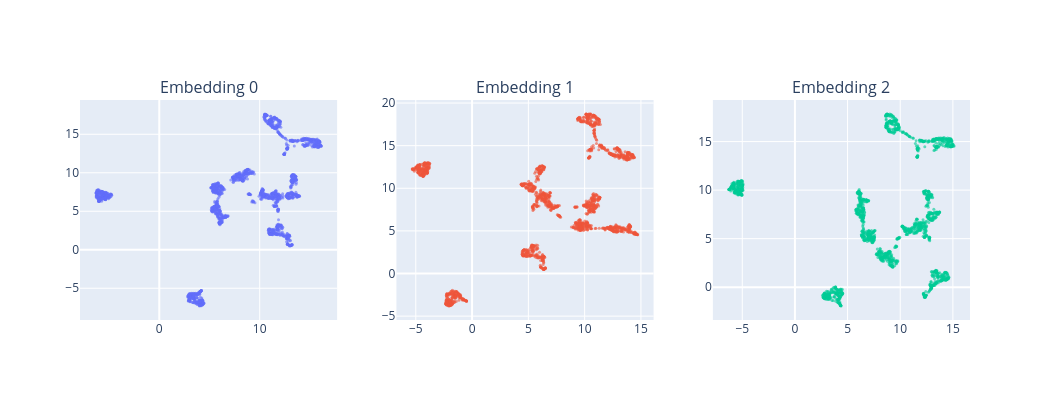

This figure's notebook cell:
### Code cell
print("=" * 50)
print("1. BASIC EMBEDDINGS")
print("=" * 50)
validator.draw_embeddings([0, 1, 2], hover_data={'true_label': y_true});

### Figure 1 — Plotly figure (JSON) as saved in the notebook; plotly's stock layout.template omitted (floating-point values rounded to 4 significant figures; data arrays with more than 128 entries replaced by an {"elided": "..."} marker saying what was removed)
{"data": [{"hovertemplate": "x: %{x:.2f}<br>y: %{y:.2f}<br>%{text}<extra></extra>", "marker": {"opacity": 0.6, "size": 3}, "mode": "markers", "text": {"elided": "1797 str values"}, "type": "scatter", "x": {"elided": "1797 float values"}, "xaxis": "x", "y": {"elided": "1797 float values"}, "yaxis": "y"}, {"hovertemplate": "x: %{x:.2f}<br>y: %{y:.2f}<br>%{text}<extra></extra>", "marker": {"opacity": 0.6, "size": 3}, "mode": "markers", "text": {"elided": "1797 str values"}, "type": "scatter", "x": {"elided": "1797 float values"}, "xaxis": "x2", "y": {"elided": "1797 float values"}, "yaxis": "y2"}, {"hovertemplate": "x: %{x:.2f}<br>y: %{y:.2f}<br>%{text}<extra></extra>", "marker": {"opacity": 0.6, "size": 3}, "mode": "markers", "text": {"elided": "1797 str values"}, "type": "scatter", "x": {"elided": "1797 float values"}, "xaxis": "x3", "y": {"elided": "1797 float values"}, "yaxis": "y3"}], "layout": {"annotations": [{"font": {"size": 16}, "showarrow": false, "text": "Embedding 0", "x": 0.1444, "xanchor": "center", "xref": "paper", "y": 1, "yanchor": "bottom", "yref": "paper"}, {"font": {"size": 16}, "showarrow": false, "text": "Embedding 1", "x": 0.5, "xanchor": "center", "xref": "paper", "y": 1, "yanchor": "bottom", "yref": "paper"}, {"font": {"size": 16}, "showarrow": false, "text": "Embedding 2", "x": 0.8556, "xanchor": "center", "xref": "paper", "y": 1, "yanchor": "bottom", "yref": "paper"}], "height": 400, "showlegend": false, "width": 1050, "xaxis": {"anchor": "y", "domain": [0, 0.2889]}, "xaxis2": {"anchor": "y2", "domain": [0.3556, 0.6444]}, "xaxis3": {"anchor": "y3", "domain": [0.7111, 1]}, "yaxis": {"anchor": "x", "domain": [0, 1]}, "yaxis2": {"anchor": "x2", "domain": [0, 1]}, "yaxis3": {"anchor": "x3", "domain": [0, 1]}}}
